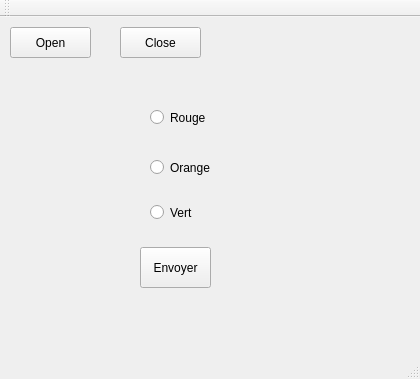
<?xml version="1.0" encoding="UTF-8"?>
<ui version="4.0">
 <class>MainWindow</class>
 <widget class="QMainWindow" name="MainWindow">
  <property name="geometry">
   <rect>
    <x>0</x>
    <y>0</y>
    <width>420</width>
    <height>379</height>
   </rect>
  </property>
  <property name="windowTitle">
   <string>MainWindow</string>
  </property>
  <widget class="QWidget" name="centralWidget">
   <widget class="QRadioButton" name="radioButton">
    <property name="geometry">
     <rect>
      <x>150</x>
      <y>80</y>
      <width>71</width>
      <height>41</height>
     </rect>
    </property>
    <property name="text">
     <string>Rouge</string>
    </property>
   </widget>
   <widget class="QRadioButton" name="radioButton_2">
    <property name="geometry">
     <rect>
      <x>150</x>
      <y>180</y>
      <width>71</width>
      <height>31</height>
     </rect>
    </property>
    <property name="text">
     <string>Vert</string>
    </property>
   </widget>
   <widget class="QRadioButton" name="radioButton_3">
    <property name="geometry">
     <rect>
      <x>150</x>
      <y>130</y>
      <width>61</width>
      <height>41</height>
     </rect>
    </property>
    <property name="text">
     <string>Orange</string>
    </property>
   </widget>
   <widget class="QPushButton" name="pushButton">
    <property name="geometry">
     <rect>
      <x>140</x>
      <y>230</y>
      <width>71</width>
      <height>41</height>
     </rect>
    </property>
    <property name="text">
     <string>Envoyer</string>
    </property>
   </widget>
   <widget class="QPushButton" name="pushButton_2">
    <property name="geometry">
     <rect>
      <x>10</x>
      <y>10</y>
      <width>81</width>
      <height>31</height>
     </rect>
    </property>
    <property name="text">
     <string>Open</string>
    </property>
   </widget>
   <widget class="QPushButton" name="pushButton_3">
    <property name="geometry">
     <rect>
      <x>120</x>
      <y>10</y>
      <width>81</width>
      <height>31</height>
     </rect>
    </property>
    <property name="text">
     <string>Close</string>
    </property>
   </widget>
  </widget>
  <widget class="QMenuBar" name="menuBar">
   <property name="geometry">
    <rect>
     <x>0</x>
     <y>0</y>
     <width>420</width>
     <height>21</height>
    </rect>
   </property>
  </widget>
  <widget class="QToolBar" name="mainToolBar">
   <attribute name="toolBarArea">
    <enum>TopToolBarArea</enum>
   </attribute>
   <attribute name="toolBarBreak">
    <bool>false</bool>
   </attribute>
  </widget>
  <widget class="QStatusBar" name="statusBar"/>
 </widget>
 <layoutdefault spacing="6" margin="11"/>
 <resources/>
 <connections/>
</ui>
